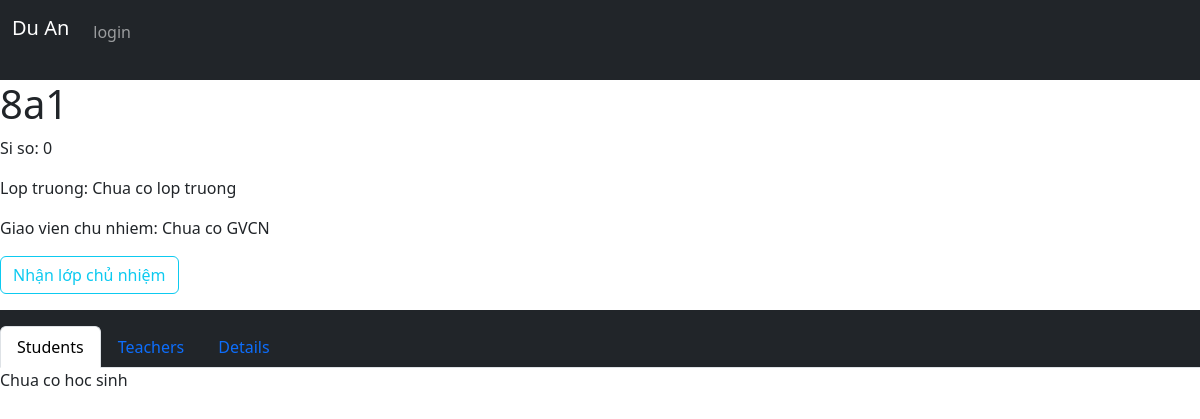
Page /class/11 on the earlier database version.
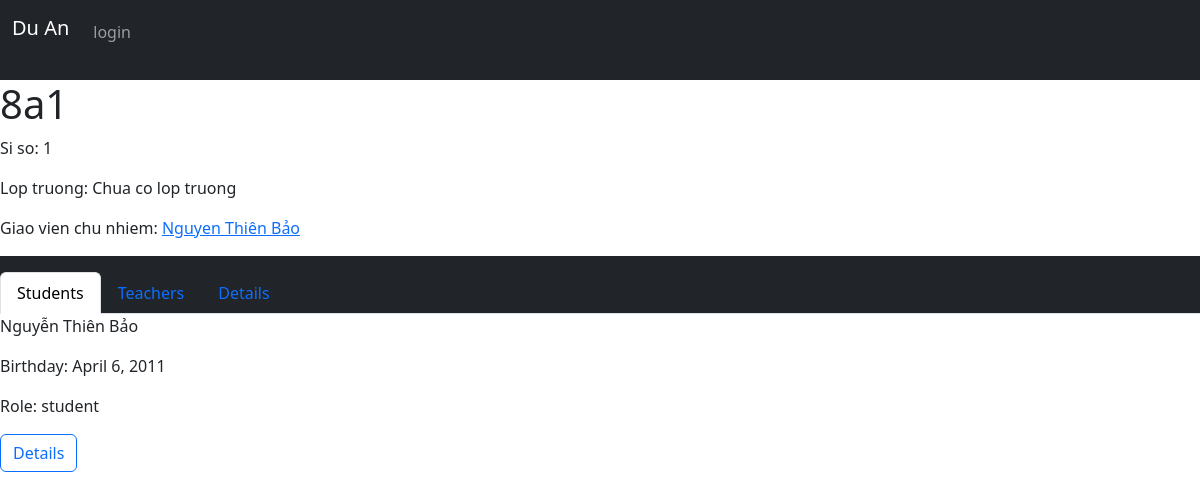
Same page on the later database version.
### Du_An/models.py (models this page shows, shortened)
class Class(models.Model):
    form_teacher = models.OneToOneField(Teacher, on_delete=models.CASCADE, null=True, default=None, related_name="form_class")
    name = models.CharField(max_length=3, unique=True)
    subject_teachers = models.ManyToManyField("ClassSubjectTeacher", related_name="classroom")
    def student_count(self) -> int:
        return self.students.count()
    def get_monitor(self) -> Student | None:
        return self.students.filter(role="monitor").first()

class Teacher(User):
    full_name = models.CharField(max_length=200, unique=False)
    subject = models.ManyToManyField(Subject, related_name="teachers")
    contact_information = models.TextField(default="")

class Student(models.Model):
    role_choices = [
        ("monitor", "Lớp trưởng"),
        ("academic", "lớp phó học tập"),
        ("art", "lớp phó văn thể mỹ"),
        ("labor", "lớp phó lao động"),
        ("student", "Học sinh")
    ]
    full_name = models.CharField(max_length=200)
    birthday = models.DateField(blank=False)
    is_boy = models.BooleanField()
    classroom = models.ForeignKey("Class", on_delete=models.CASCADE, related_name="students")
    main_subjects = models.ManyToManyField(MainSubject, related_name="student")
    second_subjects = models.ManyToManyField(SecondSubject, related_name="student")
    comment_subjects = models.ManyToManyField(EvaluateByCommentSubject, related_name="student")
    second_term_main_subjects = models.ManyToManyField(MainSubject, related_name="second_term_student")
    second_term_second_subjects = models.ManyToManyField(SecondSubject, related_name="second_term_student")
    second_term_comment_subject = models.ManyToManyField(EvaluateByCommentSubject, related_name="second_term_student")
    role = models.CharField(max_length=30, choices=role_choices)

### Du_An/views.py (the view)
# urls.py: path("class/<int:id>", views.view_class, name="view_class"),
def view_class(request, id):
    try:
        request_class = Class.objects.get(pk=id)
        return render(request, "Du_An/class_profile.html", {
            "classroom": request_class
        })
    except Class.DoesNotExist:
        return render_error(error="Not found", error_message="Doesn't found any teacher with this id")

### Du_An/templates/Du_An/class_profile.html (shortened to what this page needs)
{% extends 'Du_An/layout.html' %}
{% load static %}
{% block style %} <link href="{% static 'Du_An/css/profile.css' %}" rel="stylesheet"> {% endblock %}
{% block body %}
    <div class="classDisplay">
        <div class="basicInfo">
            <h1 class="className">{{ classroom.name }}</h1>
            <p class="classSiSo">Si so: {{ classroom.student_count }}</p>
            <p class="classMonitor">Lop truong: {% if classroom.get_monitor %} <a href="#">{{ classroom.get_monitor.name }}</a>
                                                {% else %} Chua co lop truong
                                                {% endif %}
            </p>
            <p class="classFormTeacher">Giao vien chu nhiem:
                {% if classroom.form_teacher %}
                    <a href="{% url 'view_teacher' classroom.form_teacher.id %}"> {{ classroom.form_teacher.full_name }} </a>
                {% else %}
                    Chua co GVCN
                    <form action="{% url 'update_class' %}" method="post">
                        <button type="submit" class="btn btn-outline-info">Nhận lớp chủ nhiệm</button>
                    </form>
                {% endif %}
            </p>
        </div>
        <div class="otherInfo">
            <ul class="nav nav-tabs navbar-expand-lg bg-dark pt-3 mt-2">
                <li class="nav-item">
                    <button class="nav-link active" id="studentTab">Students</button>
                </li>
                <li class="nav-item">
                    <button class="nav-link" id="teacherTab">Teachers</button>
                </li>
                <li class="nav-item">
                    <button class="nav-link" id="details">Details</button>
                </li>
            </ul>
            <div id="infoDisplay">
                <div id="students">
                    {% for student in classroom.students.all %}
                    <div class="studentDisplay">
                        <p>{{ student.full_name }}</p>
                        <p>Birthday: {{ student.birthday }} </p>
                        <p>Role: {{ student.role }}</p>
                        <a href="{% url 'view_student' student.id %}" class="btn btn-outline-primary">Details</a>
                    </div>
                    {% empty %}
                    Chua co hoc sinh
                    {% endfor %}
                </div>
            </div>
        </div>
    </div>
{% endblock %}

### Du_An/templates/Du_An/layout.html (shortened to what this page needs)
<!DOCTYPE html>
<html lang="vi">
<head>
    <link href="https://cdn.jsdelivr.net/npm/bootstrap@5.3.3/dist/css/bootstrap.min.css" rel="stylesheet">
    {% block style %}{% endblock %}
</head>
<body>
    <nav class="navbar navbar-expand-xl navbar-dark bg-dark">
        <div class="container-fluid">
            <a class="navbar-brand mb-4" href="{% url 'dashboard' %}">Du An</a>
            <div class="collapse navbar-collapse">
                <ul class="navbar-nav me-auto mb-3">
                    {% if user.is_authenticated %}
                    <li class="nav-item">
                        <a href="{% url 'dashboard' %}" class="nav-link">Dashboard</a>
                    </li>
                    <li class="nav-item">
                        <a href="{% url 'classes' %}" class="nav-link">Danh sách lớp</a>
                    </li>
                    <li class="nav-item">
                        <a href="{% url 'logout' %}" class="nav-link">Logout</a>
                    </li>
                    {% else %}
                    <li class="nav-item">
                        <a href="{% url 'login' %}" class="nav-link">login</a>
                    </li>
                    {% endif %}
                </ul>
            </div>
        </div>
    </nav>
    {% block body %}{% endblock %}
</body>
</html>

Differences in the rows shown:
changed Class: student_count "0" → "1"; form_teacher_id empty → 1 (drawn); form_teacher.full_name (not shown) → "Nguyen Thiên Bảo"
added Student: full_name "Nguyễn Thiên Bảo", birthday "April 6, 2011", role "student"
Other differences:
text no longer shown: "Chua co GVCN Nhận lớp chủ nhiệm Chua co hoc sinh"
